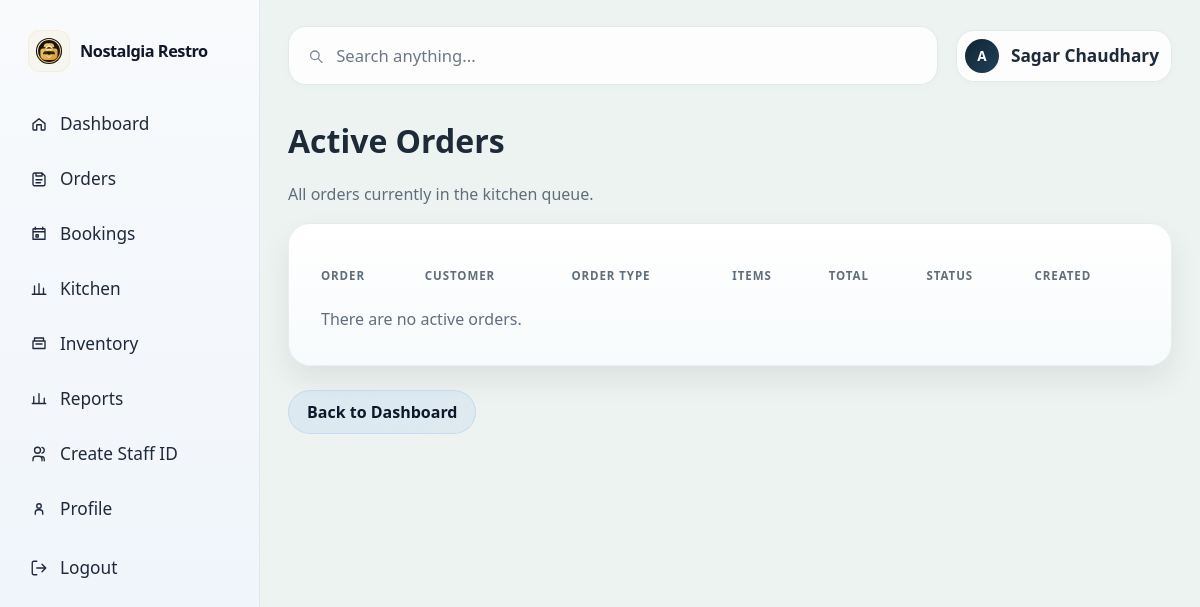
The app's page /dashboard/active-orders/ (signed in), older data.
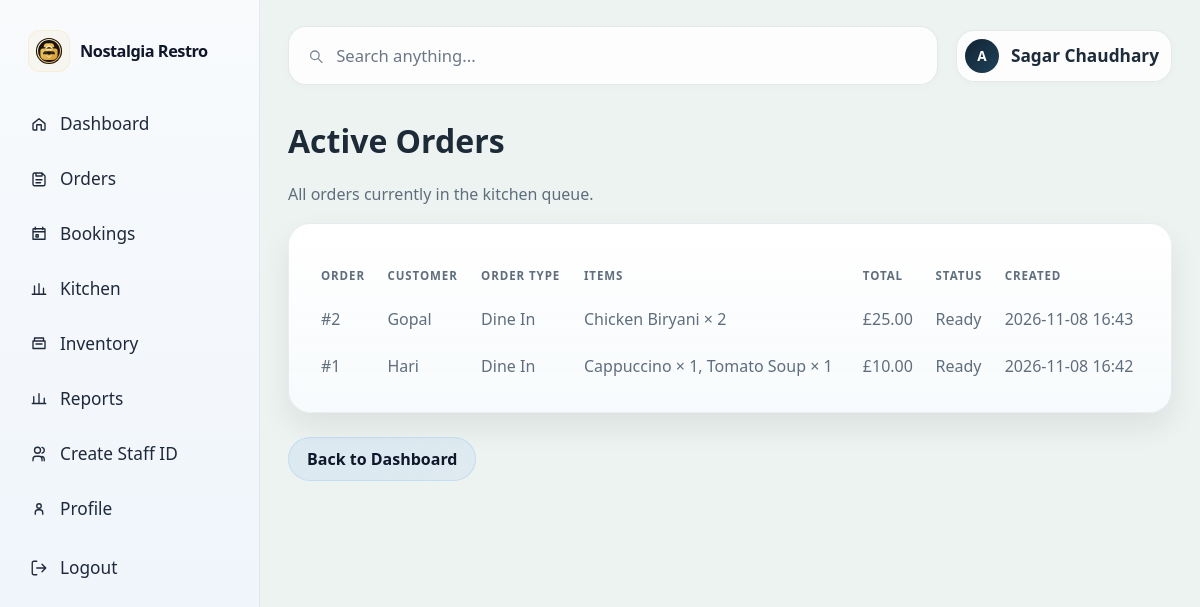
The same page, newer data.
### restaurant/models.py (models this page shows, shortened)
class CustomUser(AbstractUser):
    ROLE_CHOICES = [
        ("admin", "Admin"),
        ("manager", "Manager"),
        ("waiter", "Waiter"),
        ("cashier", "Cashier"),
        ("kitchen_staff", "Kitchen Staff"),
        ("inventory_staff", "Inventory Staff"),
    ]
    role = models.CharField(max_length=30, choices=ROLE_CHOICES, default="waiter")
    phone_number = models.CharField(max_length=20, blank=True, default="")
    profile_picture = models.ImageField(upload_to="profile_pictures/", blank=True)

class Order(models.Model):
    ORDER_TYPE_CHOICES = [
        ("dine_in", "Dine In"),
        ("takeaway", "Takeaway"),
    ]
    STATUS_CHOICES = [
        ("pending", "Pending"),
        ("preparing", "Preparing"),
        ("ready", "Ready"),
    ]
    customer_name = models.CharField(max_length=120, default="Walk-in Customer")
    order_type = models.CharField(max_length=20, choices=ORDER_TYPE_CHOICES, default="dine_in")
    table_number = models.PositiveIntegerField(null=True, blank=True)
    status = models.CharField(max_length=20, choices=STATUS_CHOICES, default="pending")
    notes = models.TextField(blank=True)
    created_at = models.DateTimeField(auto_now_add=True)
    total_amount = models.DecimalField(max_digits=10, decimal_places=2, default=0)
    class Meta:
        ordering = ["-created_at"]

class OrderItem(models.Model):
    order = models.ForeignKey(Order, related_name="items", on_delete=models.CASCADE)
    menu_item = models.ForeignKey(MenuItem, on_delete=models.PROTECT)
    quantity = models.PositiveIntegerField(default=1)
    unit_price = models.DecimalField(max_digits=8, decimal_places=2)
    subtotal = models.DecimalField(max_digits=10, decimal_places=2, default=0)

class MenuItem(models.Model):
    CATEGORY_CHOICES = [
        ("indian", "Indian Cuisine"),
        ("nepali", "Nepali Cuisine"),
        ("british", "British Cuisine"),
        ("italian", "Italian Cuisine"),
        ("fast_food", "Fast Food & Starters"),
        ("dessert", "Desserts"),
        ("starter", "Starter"),
        ("main", "Main Course"),
        ("beverage", "Beverage"),
    ]
    name = models.CharField(max_length=100)
    description = models.TextField(blank=True)
    category = models.CharField(max_length=20, choices=CATEGORY_CHOICES, default="main")
    price = models.DecimalField(max_digits=8, decimal_places=2)
    is_available = models.BooleanField(default=True)
    class Meta:
        ordering = ["category", "name"]

### restaurant/views.py (the view)
        def wrapped_view(request, *args, **kwargs):
            if not request.user.is_authenticated:
                return redirect("login")
            if not request.user.is_active:
                return redirect("login")
            if roles and request.user.role not in roles:
                messages.warning(request, "You do not have permission to access that page.")
                return redirect("dashboard")
            return view_func(request, *args, **kwargs)

### restaurant/views.py (called while the page is built)
def role_required(*roles):
    def decorator(view_func):
        def wrapped_view(request, *args, **kwargs):
            if not request.user.is_authenticated:
                return redirect("login")
            if not request.user.is_active:
                return redirect("login")
            if roles and request.user.role not in roles:
                messages.warning(request, "You do not have permission to access that page.")
                return redirect("dashboard")
            return view_func(request, *args, **kwargs)
        return wrapped_view
    return decorator

@login_required
@role_required("admin", "manager", "kitchen_staff")
def active_orders(request):
    orders = (
        Order.objects.filter(status__in=["pending", "preparing", "ready"])
        .prefetch_related("items__menu_item")
        .order_by("-created_at")
    )
    return render(request, "restaurant/active_orders.html", {"orders": orders})

### restaurant/templates/restaurant/active_orders.html (shortened to what this page needs)
{% extends 'restaurant/base.html' %}
{% block content %}
  <h1>Active Orders</h1>
  <p class="muted">All orders currently in the kitchen queue.</p>
  <div class="section">
    <table class="table">
      <thead>
        <tr>
          <th>Order</th>
          <th>Customer</th>
          <th>Order Type</th>
          <th>Items</th>
          <th>Total</th>
          <th>Status</th>
          <th>Created</th>
        </tr>
      </thead>
      <tbody>
        {% for order in orders %}
          <tr>
            <td>#{{ order.pk }}</td>
            <td>{{ order.customer_name }}</td>
            <td>
              {{ order.get_order_type_display }}
            </td>
            <td>
              {% for item in order.items.all %}
                {{ item.menu_item.name }} × {{ item.quantity }}{% if not forloop.last %}, {% endif %}
              {% empty %}
                No items
              {% endfor %}
            </td>
            <td>£{{ order.total_amount|floatformat:2 }}</td>
            <td>{{ order.get_status_display }}</td>
            <td>{{ order.created_at|date:'Y-m-d H:i' }}</td>
          </tr>
        {% empty %}
          <tr>
            <td colspan="7" class="muted">There are no active orders.</td>
          </tr>
        {% endfor %}
      </tbody>
    </table>
  </div>
  <div class="page-actions">
    <a href="{% url 'dashboard' %}" class="button-link">Back to Dashboard</a>
  </div>
{% endblock %}

### restaurant/templates/restaurant/base.html (shortened to what this page needs)
{% load static %}
<!DOCTYPE html>
<html lang="en">
  <head>
    <link rel="stylesheet" href="{% static 'restaurant/styles.css' %}" />
  </head>
  <body class="{% if user.is_authenticated %}dashboard-shell{% endif %}{% block body_attrs %}{% endblock %}">
    <div class="app-shell">
      {% if user.is_authenticated %}
        <aside class="dashboard-sidebar">
          <div class="sidebar-brand">
            <div class="brand-mark">
              <img src="{% static 'restaurant/logo.svg' %}" alt="Nostalgia Restaurant logo" />
            </div>
            <div class="brand-name">Nostalgia Restro</div>
          </div>
          <nav class="sidebar-nav" aria-label="Sidebar navigation">
            <a class="nav-item {% if request.path == '/' or request.path == '/dashboard/' %}active{% endif %}" href="{% url 'dashboard' %}"><span class="icon-wrap"><svg viewBox="0 0 24 24" aria-hidden="true"><path d="M4 11.5L12 5l8 6.5V19a1 1 0 0 1-1 1h-4v-7H9v7H5a1 1 0 0 1-1-1v-7.5Z"/></svg></span>Dashboard</a>
            <a class="nav-item {% if request.path == '/orders/' %}active{% endif %}" href="{% url 'orders' %}"><span class="icon-wrap"><svg viewBox="0 0 24 24" aria-hidden="true"><path d="M8 4h8l4 4v11a2 2 0 0 1-2 2H6a2 2 0 0 1-2-2V6a2 2 0 0 1 2-2h2Zm0 0v4h8V4M8 13h8M8 17h6"/></svg></span>Orders</a>
            <a class="nav-item {% if request.path == '/bookings/' %}active{% endif %}" href="{% url 'bookings' %}"><span class="icon-wrap"><svg viewBox="0 0 24 24" aria-hidden="true"><path d="M7 3v3m10-3v3M4 9h16M5 5h14a1 1 0 0 1 1 1v13H4V6a1 1 0 0 1 1-1Zm3 8h3v3H8z"/></svg></span>Bookings</a>
            <a class="nav-item {% if request.path == '/kitchen/' %}active{% endif %}" href="{% url 'kitchen' %}"><span class="icon-wrap"><svg viewBox="0 0 24 24" aria-hidden="true"><path d="M6 19V8m6 11V5m6 14v-8M3 19h18"/></svg></span>Kitchen</a>
            <a class="nav-item {% if request.path == '/inventory/' %}active{% endif %}" href="{% url 'inventory' %}"><span class="icon-wrap"><svg viewBox="0 0 24 24" aria-hidden="true"><path d="M4 8h16v10H4zm2-4h12v4H6zM8 12h8"/></svg></span>Inventory</a>
            <a class="nav-item {% if request.path == '/reports/' %}active{% endif %}" href="{% url 'reports' %}"><span class="icon-wrap"><svg viewBox="0 0 24 24" aria-hidden="true"><path d="M5 18V9m7 9V5m7 13v-7M3 18h18"/></svg></span>Reports</a>
            <a class="nav-item {% if request.path == '/staff/create/' %}active{% endif %}" href="{% url 'staff_create' %}"><span class="icon-wrap"><svg viewBox="0 0 24 24" aria-hidden="true"><path d="M16 21v-2a4 4 0 0 0-4-4H8a4 4 0 0 0-4 4v2M10 11a4 4 0 1 0 0-8 4 4 0 0 0 0 8Zm9 10v-2a4 4 0 0 0-3-3.87M16 3.13a4 4 0 0 1 0 7.75"/></svg></span>Create Staff ID</a>
            <a class="nav-item {% if request.path == '/profile/' %}active{% endif %}" href="{% url 'profile' %}"><span class="icon-wrap"><svg viewBox="0 0 24 24" aria-hidden="true"><path d="M7 19v-2a4 4 0 0 1 4-4h2a4 4 0 0 1 4 4v2M12 11a3 3 0 1 0 0-6 3 3 0 0 0 0 6Z"/></svg></span>Profile</a>
            <form method="post" action="{% url 'logout' %}" class="sidebar-logout-form">
              <button type="submit" class="nav-item nav-item-button"><span class="icon-wrap"><svg viewBox="0 0 24 24" aria-hidden="true"><path d="M9 21H5a2 2 0 0 1-2-2V5a2 2 0 0 1 2-2h4M16 17l5-5-5-5M21 12H9"/></svg></span>Logout</button>
            </form>
          </nav>
        </aside>
      {% endif %}
      <div class="dashboard-main-panel">
        {% if user.is_authenticated %}
          <header class="dashboard-header">
            <form class="search-strip" role="search" method="get" action="{% url 'dashboard' %}">
              <svg viewBox="0 0 24 24" aria-hidden="true"><circle cx="11" cy="11" r="6"/><path d="M16 16l5 5"/></svg>
              <input type="search" name="q" value="{{ request.GET.q|default:'' }}" placeholder="Search anything..." aria-label="Search dashboard" />
            </form>
            <div class="profile-pill">
              <div class="profile-avatar">
                {% if user.profile_picture %}
                  <img src="{{ user.profile_picture.url }}" alt="{{ user.get_full_name|default:user.username }}" />
                {% else %}
                  {{ user.username|first|upper|default:'A' }}
                {% endif %}
              </div>
              <div class="profile-copy"><span class="role-label">{{ user.get_full_name|default:user.username }}</span></div>
            </div>
          </header>
        {% endif %}
        <main class="{% if user.is_authenticated %}dashboard-body{% else %}container{% endif %}">
          <div class="page-frame">
            {% block content %}{% endblock %}
          </div>
        </main>
      </div>
    </div>
  </body>
</html>

Row changes from the older to the newer data that the page shows:
added Order: pk "2", customer_name "Gopal", order_type "Dine In", total_amount "25.00", status "Ready", created_at "2026-11-08 16:43"
added OrderItem: menu_item.name "Chicken Biryani", quantity "2"
added Order: pk "1", customer_name "Hari", order_type "Dine In", total_amount "10.00", status "Ready", created_at "2026-11-08 16:42"
added OrderItem: menu_item.name "Cappuccino", quantity "1"
added OrderItem: menu_item.name "Tomato Soup", quantity "1"
Text that changed along with them:
text no longer shown: "There are no active orders."
